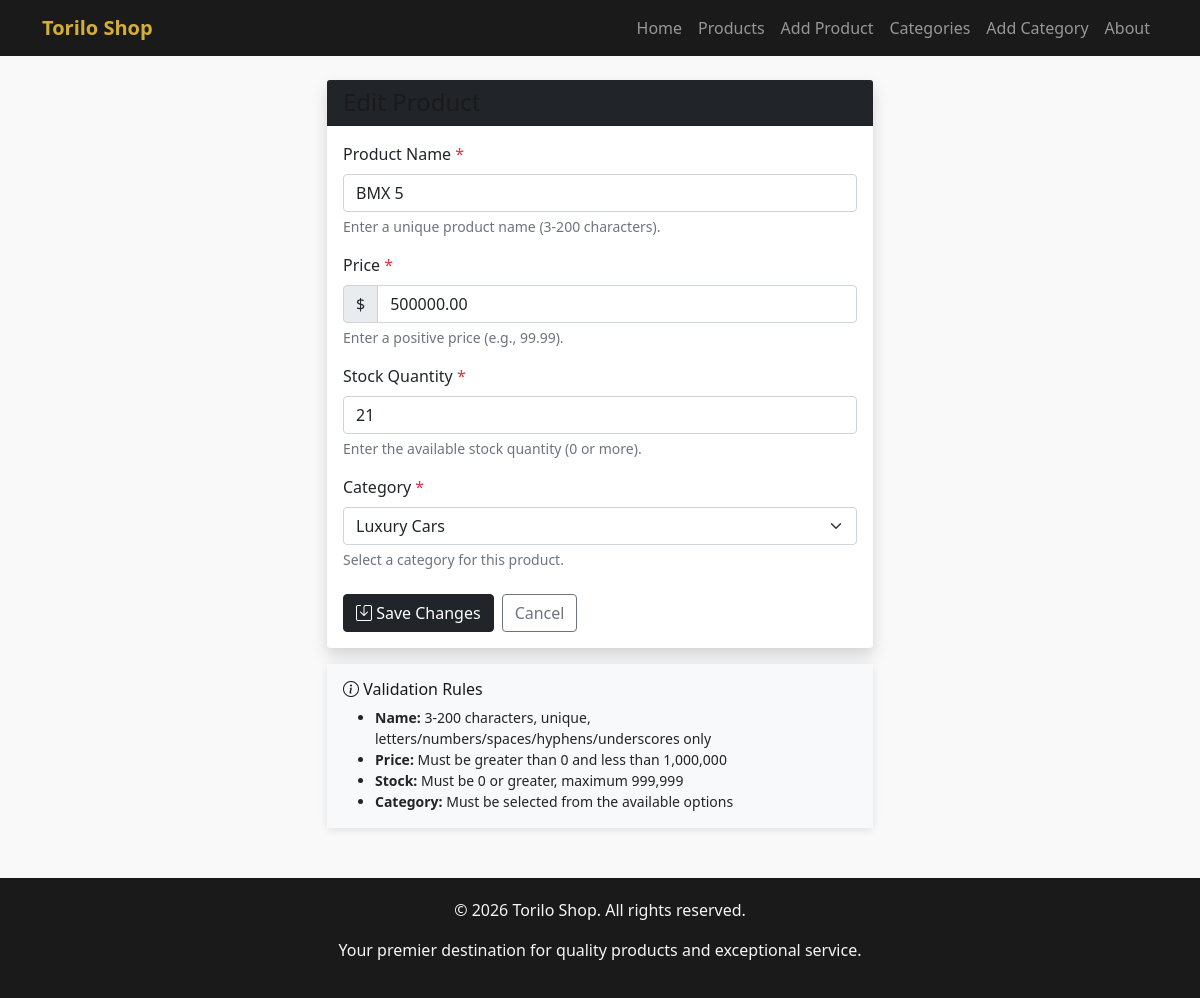
The app's page /products/2/edit/ with its own data.
### products/models.py (models this page shows, shortened)
class Product(models.Model):
    name = models.CharField(max_length=200)
    price = models.DecimalField(max_digits=10, decimal_places=2)
    stock = models.IntegerField()
    category = models.ForeignKey(Category, on_delete=models.CASCADE, related_name="products")
    image = models.ImageField(upload_to='products/', blank=True, null=True)
    is_available = models.BooleanField(default=True)
    created_at = models.DateTimeField(auto_now_add=True)
    class Meta:
        ordering = ['-created_at']

### products/views.py (the view)
# urls.py: path('products/<int:pk>/edit/', views.edit_product, name='edit_product'),
def edit_product(request, pk):
    product = get_object_or_404(Product, pk=pk)
    if request.method == 'POST':
        form = ProductForm(request.POST, instance=product)
        if form.is_valid():
            product = form.save()
            messages.success(request, f'Product "{product.name}" updated successfully!')
            return redirect('product_detail', pk=product.pk)
    else:
        form = ProductForm(instance=product)
    context = {'form': form, 'title': f'Edit {product.name}', 'product': product}
    return render(request, 'products/edit_product.html', context)

### products/forms.py (shortened to what this page needs)
class ProductForm(forms.ModelForm):
    class Meta:
        model = Product
        fields = ['name', 'price', 'stock', 'category']
        widgets = {
            'name': forms.TextInput(attrs={
                'class': 'form-control',
                'placeholder': 'Enter product name',
                'maxlength': '200'
            }),
            'price': forms.NumberInput(attrs={
                'class': 'form-control',
                'placeholder': 'Enter price (e.g., 99.99)',
                'step': '0.01',
                'min': '0.01'
            }),
            'stock': forms.NumberInput(attrs={
                'class': 'form-control',
                'placeholder': 'Enter stock quantity',
                'min': '0'
            }),
            'category': forms.Select(attrs={
                'class': 'form-select'
            }),
        }

### products/models.py (called while the page is built)
    def __str__(self):
        return self.name

### templates/products/edit_product.html (shortened to what this page needs)
{% extends 'base.html' %}
{% block content %}
<div class="row justify-content-center">
    <div class="col-md-8 col-lg-6">
        <div class="card shadow">
            <div class="card-header bg-dark text-white">
                <h4 class="mb-0">Edit Product</h4>
            </div>
            <div class="card-body">
                <form method="post" novalidate>
                    <div class="mb-3">
                        <label for="{{ form.name.id_for_label }}" class="form-label">
                            Product Name <span class="text-danger">*</span>
                        </label>
                        {{ form.name }}
                        <div class="form-text">Enter a unique product name (3-200 characters).</div>
                    </div>
                    <div class="mb-3">
                        <label for="{{ form.price.id_for_label }}" class="form-label">
                            Price <span class="text-danger">*</span>
                        </label>
                        <div class="input-group">
                            <span class="input-group-text">$</span>
                            {{ form.price }}
                        </div>
                        <div class="form-text">Enter a positive price (e.g., 99.99).</div>
                    </div>
                    <div class="mb-3">
                        <label for="{{ form.stock.id_for_label }}" class="form-label">
                            Stock Quantity <span class="text-danger">*</span>
                        </label>
                        {{ form.stock }}
                        <div class="form-text">Enter the available stock quantity (0 or more).</div>
                    </div>
                    <div class="mb-3">
                        <label for="{{ form.category.id_for_label }}" class="form-label">
                            Category <span class="text-danger">*</span>
                        </label>
                        {{ form.category }}
                        <div class="form-text">Select a category for this product.</div>
                    </div>
                    <div class="d-flex gap-2 mt-4">
                        <button type="submit" class="btn btn-dark">
                            <i class="bi bi-save"></i> Save Changes
                        </button>
                        <a href="{% url 'product_detail' product.pk %}" class="btn btn-outline-secondary">
                            Cancel
                        </a>
                    </div>
                </form>
            </div>
        </div>
        <div class="card mt-3">
            <div class="card-body bg-light">
                <h6><i class="bi bi-info-circle"></i> Validation Rules</h6>
                <ul class="mb-0 small">
                    <li><strong>Name:</strong> 3-200 characters, unique, letters/numbers/spaces/hyphens/underscores only</li>
                    <li><strong>Price:</strong> Must be greater than 0 and less than 1,000,000</li>
                    <li><strong>Stock:</strong> Must be 0 or greater, maximum 999,999</li>
                    <li><strong>Category:</strong> Must be selected from the available options</li>
                </ul>
            </div>
        </div>
    </div>
</div>
{% endblock %}

### templates/base.html (style rules this page uses)
:root { --primary-black: #1a1a1a; --secondary-black: #2d2d2d; --accent-gold: #d4af37; --accent-silver: #c0c0c0; --text-light: #f5f5f5; --text-dark: #333333; }
body { background-color: #f9f9f9; min-height: 100vh; }
.card { border: none; box-shadow: 0 2px 8px rgba(0,0,0,0.1); }
.card-header { background-color: var(--primary-black); color: var(--text-light); }
h1, h2, h3, h4, h5, h6 { color: var(--primary-black); }

### records on screen
Product: name "BMX 5", price "500000.00", stock "21", category "Luxury Cars"
